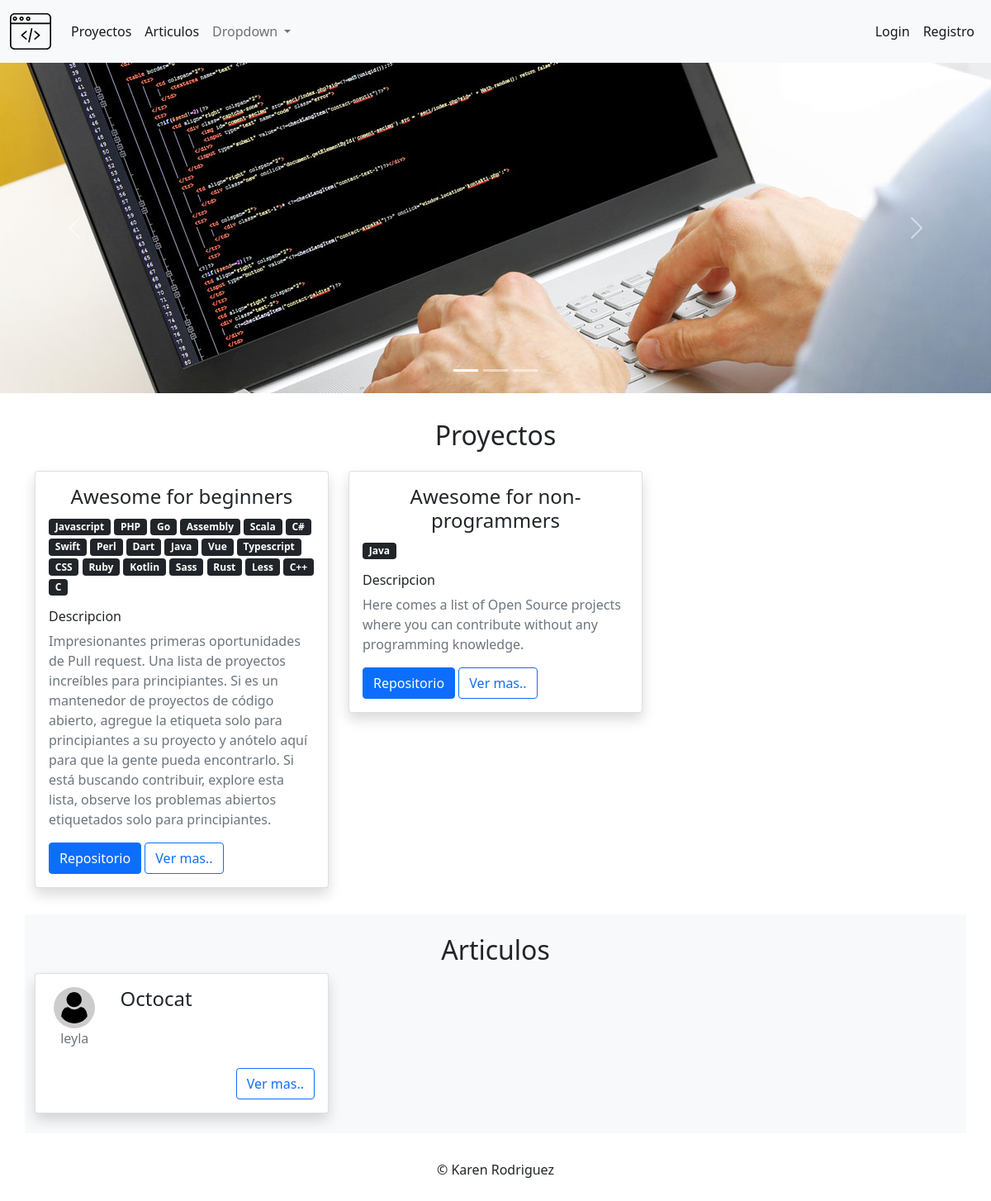
Before: / with the older database file.
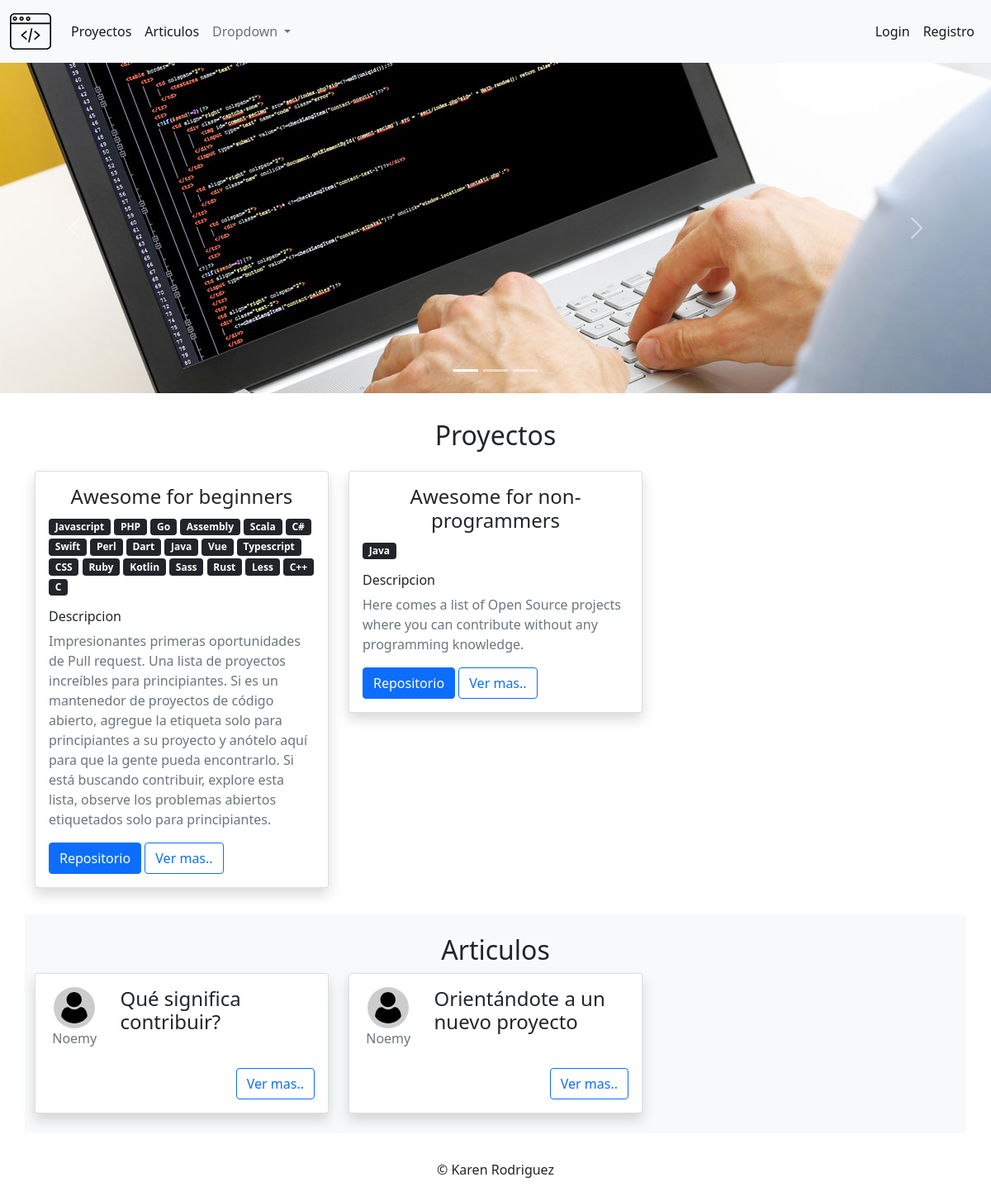
After: the same page with the newer database file.
### tables this page shows
CREATE TABLE proyectos (
  id_proyecto INT NOT NULL UNIQUE AUTO_INCREMENT,
  usuario_id INT NOT NULL,
  nombre VARCHAR(255) NOT NULL,
  descripcion TEXT NOT NULL,
  repositorio VARCHAR(255) NOT NULL UNIQUE,
  tags TEXT,
  estado TINYINT NOT NULL DEFAULT 1,
  fecha DATETIME NOT NULL DEFAULT now(),
  PRIMARY KEY (id_proyecto),
  FOREIGN KEY (usuario_id) REFERENCES usuarios(id_usuario) ON UPDATE CASCADE ON DELETE RESTRICT
);

CREATE TABLE lenguajes (
  id_lenguaje INT NOT NULL UNIQUE AUTO_INCREMENT,
  nombre VARCHAR(255) NOT NULL UNIQUE,
  link TEXT NOT NULL,
  estado TINYINT NOT NULL DEFAULT 1,
  fecha DATETIME NOT NULL DEFAULT now(),
  PRIMARY KEY (id_lenguaje)
);

CREATE TABLE articulos (
  id_articulo INT NOT NULL UNIQUE AUTO_INCREMENT,
  usuario_id INT NOT NULL,
  titulo VARCHAR(255) NOT NULL UNIQUE,
  contenido TEXT NOT NULL,
  estado TINYINT NOT NULL DEFAULT 1,
  fecha DATETIME NOT NULL DEFAULT now(),
  PRIMARY KEY (id_articulo),
  FOREIGN KEY (usuario_id) REFERENCES usuarios(id_usuario) ON UPDATE CASCADE ON DELETE RESTRICT
);

CREATE TABLE usuarios (
  id_usuario INT NOT NULL UNIQUE AUTO_INCREMENT,
  nick VARCHAR(50) NOT NULL UNIQUE,
  email VARCHAR(255) NOT NULL UNIQUE,
  pass VARCHAR(255) NOT NULL,
  rol VARCHAR(20) NOT NULL,
  estado TINYINT NOT NULL DEFAULT 1,
  fecha DATETIME NOT NULL DEFAULT now(),
  PRIMARY KEY (id_usuario)
);

### index.php (called while the page is built, shortened)
<?php
require_once("Helpers/Helpers.php");
$url = !empty($_GET["url"]) ? $_GET["url"] : "home/home";
$arrUrl = explode("/", $url);
$controller = $arrUrl[0];
$method = $arrUrl[0];
if (!empty($arrUrl[1])) {
    if ($arrUrl[1] != "") {
        $method = $arrUrl[1];
    }
}
require_once("Libraries/Core/Load.php");

### Libraries/Core/Controllers.php (called while the page is built, shortened)
<?php
class Controllers
{
    public function loadModel()
    {
        $model = get_class($this)."Model";
        $routClass = "Models/" . $model . ".php";
    }
}

### Libraries/Core/Conexion.php (called while the page is built)
<?php
class Conexion
{
    private $conect;
    public function __construct()
    {
        $connectionString = "mysql:host=" . DB_HOST . ";dbname=" . DB_NAME . ";.DB_CHARSET.";
        try {
            $this->conect = new PDO($connectionString, DB_USER, DB_PASSWORD);
            $this->conect->setAttribute(PDO::ATTR_ERRMODE, PDO::ERRMODE_EXCEPTION);
        } catch (PDOException $e) {
            $this->conect = "Error de conexion";
            echo "Error: " . $e->getMessage();
        }
    }
    public function conect()
    {
        return $this->conect;
    }
}

### Libraries/Core/Mysql.php (called while the page is built, shortened)
<?php
class Mysql extends Conexion
{
    private $conexion;
    function __construct()
    {
        $this->conexion = new Conexion();
        $this->conexion = $this->conexion->conect();
    }
    public function select_all(string $query)
    {
        $this->strquery = $query;
        $result = $this->conexion->prepare($this->strquery);
        $result->execute();
        $data = $result->fetchall(PDO::FETCH_ASSOC);
        return $data;
    }
}

### Helpers/Helpers.php (called while the page is built, shortened)
<?php
function base_url()
{
    return BASE_URL;
}
function media()
{
    return BASE_URL."assets/";
}
function headerPublic($data="")
{
    $view_header = "Views/template/header_public.php";
    require_once($view_header);
}
function footerPublic($data="")
{
    $view_footer = "Views/template/footer_public.php";
    require_once($view_footer);
}

### Libraries/Core/Views.php (called while the page is built)
<?php
class Views
{
    public function getView($controller, $view, $data="")
    {
        $controller = get_class($controller);
        if ($controller == "Home") {
            $view = VIEWS . $view . ".php";
        } else {
            $view = VIEWS . strtolower($controller) . "/" . $view . ".php";
        }
        require_once($view);
    }
}

### Controllers/Home.php (called while the page is built, shortened)
<?php
class Home extends Controllers
{
    public function home($params)
    {
        $data["tag_name"] = "Home";
        $data["page_title"] = "Pagina principal";
        $data["page_name"] = "home";
        $arrData = $this->model->getActiveProyects();
        $data["proyectos"] = $arrData;
        $arrData = $this->model->getActiveArticulos();
        $data["articulos"] = $arrData;
        $this->views->getView($this, "home", $data);
    }
}

### Models/HomeModel.php (called while the page is built, shortened)
<?php
class HomeModel extends Mysql
{
    public function getActiveProyects()
    {
        try {
            $sql = "SELECT * FROM proyectos WHERE estado = 1";
            $request = $this->select_all($sql);
            for ($i = 0; $i < count($request); $i++) {
                $id = $request[$i]['id_proyecto'];
                $sql_lenguajes = "SELECT lenguajes.*  FROM proyectos, lenguajes, proyecto_lenguaje WHERE proyectos.id_proyecto = $id AND proyecto_lenguaje.proyecto_id = proyectos.id_proyecto AND proyecto_lenguaje.lenguaje_id = lenguajes.id_lenguaje";
                $request_lenguajes = $this->select_all($sql_lenguajes);
                $request[$i]["lenguajes"] = $request_lenguajes;
            }
            return $request;
        } catch (Exception $e) {
            echo $e->getMessage();
        }
    }
    public function getActiveArticulos()
    {
        try {
            $sql = "SELECT articulos.*, usuarios.nick FROM articulos, usuarios
                WHERE articulos.estado = 1
                AND articulos.usuario_id = usuarios.id_usuario";
            $request = $this->select_all($sql);
            return $request;
        } catch (Exception $e) {
            echo $e->getMessage();
        }
    }
}

### Views/home.php (the view, shortened to what this page needs)
<?php headerPublic($data); ?>
<div id="carouselExampleIndicators" class="carousel slide" data-bs-ride="carousel">
    <ol class="carousel-indicators">
        <li data-bs-target="#carouselExampleIndicators" data-bs-slide-to="0" class="active"></li>
        <li data-bs-target="#carouselExampleIndicators" data-bs-slide-to="1"></li>
        <li data-bs-target="#carouselExampleIndicators" data-bs-slide-to="2"></li>
    </ol>
    <div class="carousel-inner">
        <div class="carousel-item active">
            <img src="<?= media(); ?>images/uploads/softwaredevelopment.jpeg" class="d-block w-100" alt="...">
        </div>
    </div>
    <a class="carousel-control-prev" href="#carouselExampleIndicators" role="button" data-bs-slide="prev">
        <span class="carousel-control-prev-icon" aria-hidden="true"></span>
    </a>
    <a class="carousel-control-next" href="#carouselExampleIndicators" role="button" data-bs-slide="next">
        <span class="carousel-control-next-icon" aria-hidden="true"></span>
    </a>
</div>
<div class="container my-2 py-4">
    <h2 class="text-center mb-4">Proyectos</h2>
    <div class="row row-cols-1 row-cols-md-3 g-4">
        <?php foreach ($data["proyectos"] as $item) { ?>
            <div class="col">
                <div class="card shadow">
                    <div class="card-body">
                        <h4 class="card-title text-center"><?= $item['nombre'] ?></h4>
                        <?php foreach ($item['lenguajes'] as $lenguaje) { ?>
                            <span class="badge bg-dark"><?= $lenguaje['nombre'] ?></span>
                        <?php } ?>
                        <div class="my-3">
                            <h6>Descripcion</h6>
                            <p class="card-text text-muted"><?= $item['descripcion'] ?></p>
                        </div>
                        <a href="<?= $item['repositorio'] ?>" target="_blank" class="btn btn-primary">Repositorio</a>
                        <a href="<?= base_url(); ?>home/verProyecto/<?= $item['id_proyecto'] ?> " class="btn btn-outline-primary">Ver mas..</a>
                    </div>
                </div>
            </div>
        <?php } ?>
    </div>
</div>
<div class="container bg-light my-2 py-4">
    <div class="row">
        <h2 class="text-center ">Articulos</h2>
    </div>
    <div class="row row-cols-1 row-cols-md-3 g-4 ">
        <?php foreach ($data["articulos"] as $item) { ?>
            <div class="col">
                <div class="card shadow">
                    <div class="card-body">
                        <div class="row">
                            <div class="col-3 d-flex flex-column justify-content-center align-items-center">
                                <img src="<?= media(); ?>images/uploads/usuario.svg" class="rounded-circle avatar" alt="...">
                                <p class="text-muted"><?= $item['nick'] ?></p>
                            </div>
                            <div class="col-9">
                                <h4 class="card-title"><?= $item['titulo'] ?></h4>
                            </div>
                        </div>
                        <div class="d-flex justify-content-end mt-2">
                            <a href="<?= base_url(); ?>home/verArticulo/<?= $item['id_articulo'] ?> " class="btn btn-outline-primary">Ver mas..</a>
                        </div>
                    </div>
                </div>
            </div>
        <?php } ?>
    </div>
</div>
<footer>
    <div class="py-4">
        <p class="text-center">&copy; Karen Rodriguez</p>
    </div>
</footer>
<?php footerPublic($data); ?>

### Libraries/Core/Load.php (shortened to what this page needs)
<?php
$controller = ucwords($controller);
$controllerFile = "Controllers/".$controller.".php";
if(file_exists($controllerFile)){
    $controller = new $controller();
    if(method_exists($controller, $method)){
        $controller->{$method}($params);
    } else{
        require_once("Controllers/Error.php");
    }
}else{
    require_once("Controllers/Error.php");
}

### Views/template/header_public.php (shortened to what this page needs)
<!DOCTYPE html>
<html lang="en">
<head>
    <link href="https://cdn.jsdelivr.net/npm/bootstrap@5.0.0-beta1/dist/css/bootstrap.min.css" rel="stylesheet">
    <link rel="stylesheet" type="text/css" href="<?= media(); ?>css/styles.css">
</head>
<body>
    <nav class="navbar navbar-expand-lg navbar-light bg-light shadow">
        <div class="container-fluid">
            <a class="navbar-brand" href="<?php echo base_url(); ?>"><img src="<?= media(); ?>images/uploads/programacion-web.svg" alt="Logo" style="width: 50px;"></a>
            <div class="collapse navbar-collapse" id="navbarSupportedContent">
                <ul class="navbar-nav me-auto mb-2 mb-lg-0">
                    <li class="nav-item">
                        <a class="nav-link active" aria-current="page" href="<?php echo base_url(); ?>home/proyectos">Proyectos</a>
                    </li>
                    <li class="nav-item">
                        <a class="nav-link active" aria-current="page" href="<?php echo base_url(); ?>home/articulos">Articulos</a>
                    </li>
                    <li class="nav-item dropdown">
                        <a class="nav-link dropdown-toggle" href="#" id="navbarDropdown" role="button" data-bs-toggle="dropdown" aria-expanded="false">
                            Dropdown
                        </a>
                    </li>
                </ul>
                <ul class="navbar-nav">
                    <?php if ($_SESSION['login']) { ?>
                        <li class="nav-item">
                            <a class="nav-link active" aria-current="page" href="<?php echo base_url(); ?>dashboard">Dashboard</a>
                        </li>
                    <?php } else { ?>
                        <li class="nav-item">
                            <a class="nav-link active" aria-current="page" href="<?php echo base_url(); ?>login">Login</a>
                        </li>
                        <li class="nav-item">
                            <a class="nav-link active" aria-current="page" href="<?php echo base_url(); ?>register">Registro</a>
                        </li>
                    <?php } ?>
                </ul>
            </div>
        </div>
    </nav>

### Views/template/footer_public.php (shortened to what this page needs)
</body>
</html>

### Views/template/header_public.php (style rules this page uses)
.avatar { width: 50px; background: #ccc; padding: 6px; }

Changed rows visible on the page:
changed articulos: usuario.nick "leyla" → "Noemy"; titulo "Octocat" → "Qué significa contribuir?"
added articulos: usuario.nick "Noemy", titulo "Orientándote a un nuevo proyecto"
